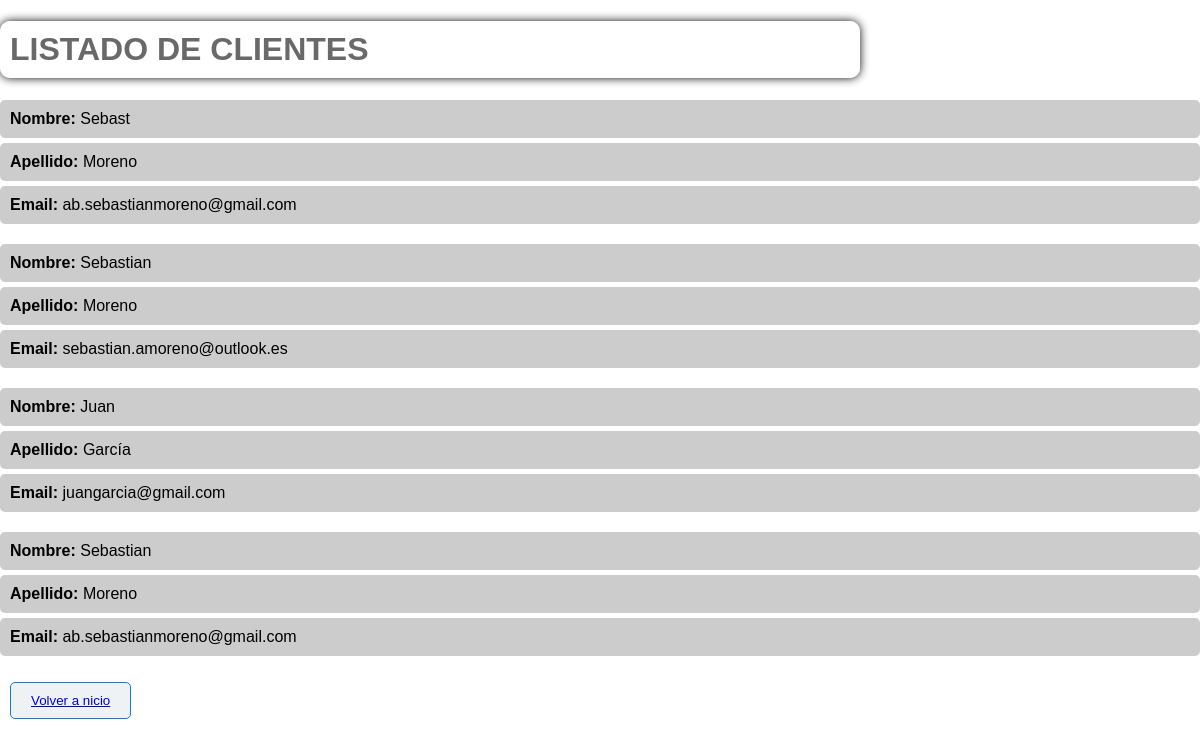
The app's page /cliente/list, older data.
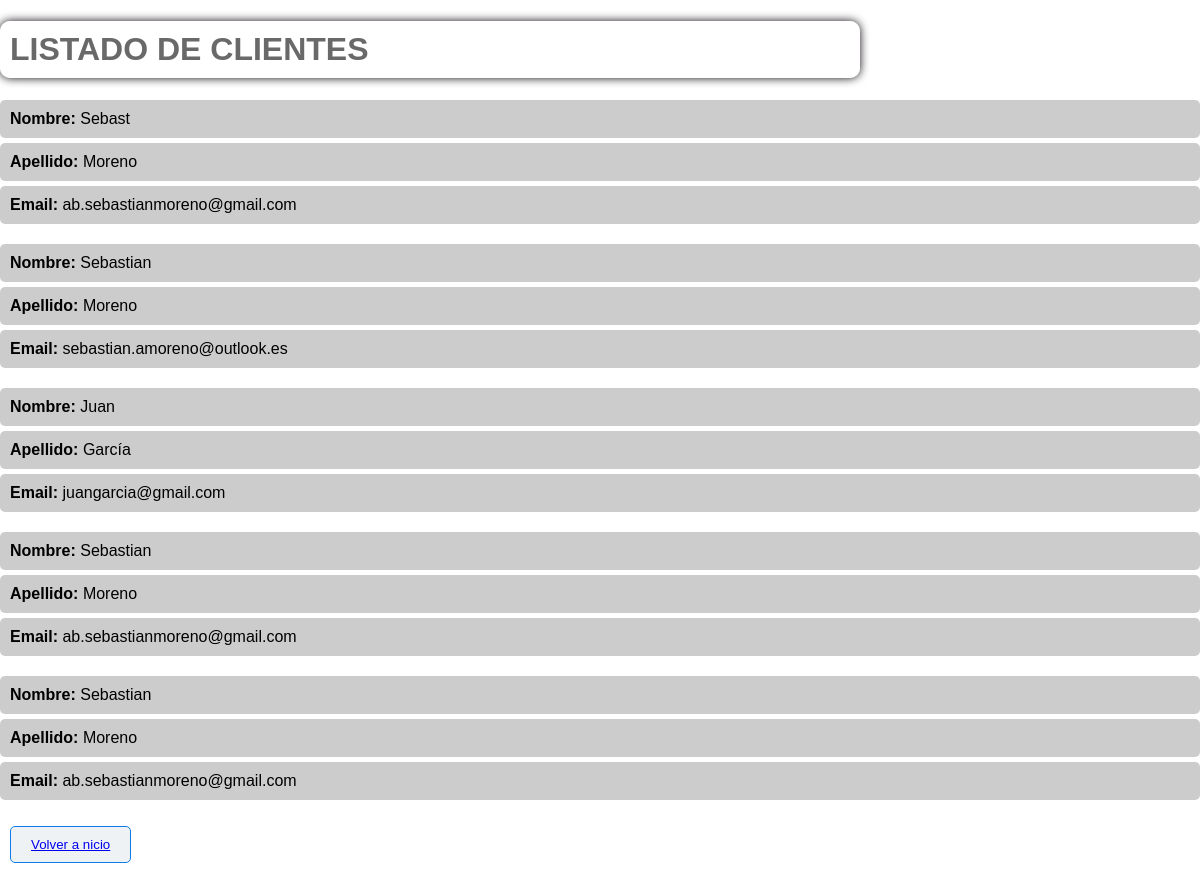
The same page, newer data.
### core/models.py (models this page shows, shortened)
class Cliente(models.Model):
    nombre = models.CharField(max_length=30)
    apellido = models.CharField(max_length=30)
    email = models.EmailField()

### core/views.py (the view)
# urls.py: path("cliente/list", views.cliente_list, name="cliente_list"),
def cliente_list(request):
    consulta = models.Cliente.objects.all()
    contexto = {"cliente": consulta}
    return render(request, "core/cliente_list.html", contexto)

### core/templates/core/cliente_list.html (shortened to what this page needs)
{% extends 'core/base.html' %}
{% block contenido %}
<h1>LISTADO DE CLIENTES</h1>
    {% for cliente in cliente %}
        <ul>
    <li>
        <strong>Nombre:</strong> {{ cliente.nombre }}
    </li>
    <li>
        <strong>Apellido:</strong> {{ cliente.apellido }}
    </li>
    <li>
        <strong>Email:</strong> {{ cliente.email }}
    </li>
</ul>
{% endfor %}
<button class="btn2"><a href="{% url 'index' %}">Volver a nicio</a></button>
{% endblock contenido %}

Row changes from the older to the newer data that the page shows:
added Cliente: nombre "Sebastian", apellido "Moreno", email "ab.sebastianmoreno@gmail.com"
